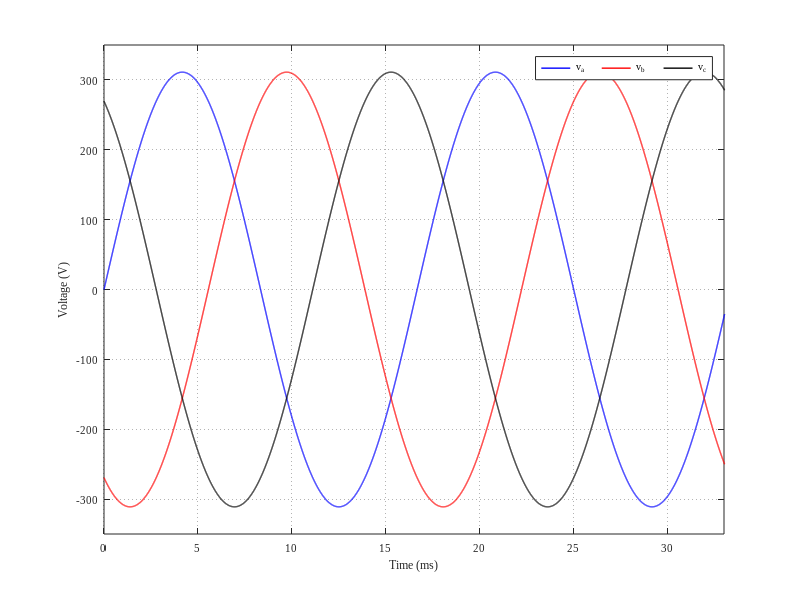
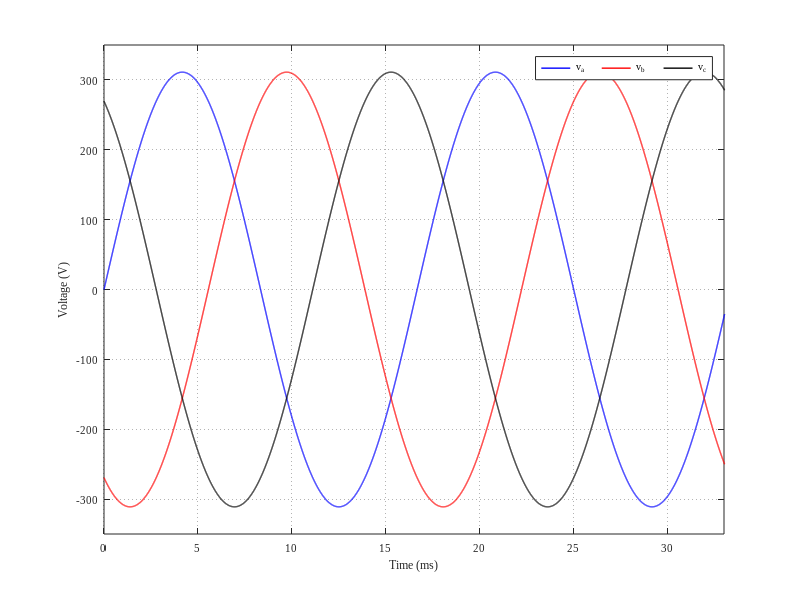
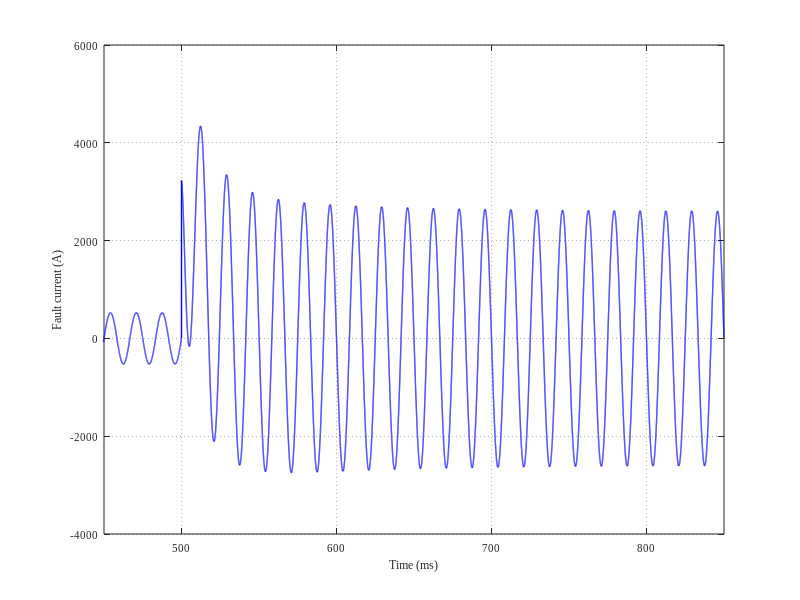

These figures' MATLAB source, in order: (Note: this script raises an error after producing the figures.)
%% ========================================================================
%  generate_figures_mdpi.m
%  ------------------------------------------------------------------------
%  Genera las 4 figuras del paper en formato MDPI
%  - Resolucion: 300 dpi
%  - Formatos: PNG + PDF vectorial
%  - Tamano: single-column (90 mm) o double-column (190 mm)
%
%  Ejecutar: >> generate_figures_mdpi
% ========================================================================

clear; clc; close all;

%% -------------------- CONFIGURACION ------------------------------------
out_dir = fullfile(pwd, 'figures');
if ~exist(out_dir, 'dir'); mkdir(out_dir); end

set(0, 'DefaultAxesFontName', 'Times New Roman');
set(0, 'DefaultAxesFontSize', 8);
set(0, 'DefaultTextFontName', 'Times New Roman');
set(0, 'DefaultLineLineWidth', 1.0);
set(0, 'DefaultAxesBox', 'on');
set(0, 'DefaultAxesTickDir', 'in');
set(0, 'DefaultAxesXGrid', 'on');
set(0, 'DefaultAxesYGrid', 'on');
set(0, 'DefaultAxesGridLineStyle', ':');
set(0, 'DefaultAxesGridAlpha', 0.35);

% Parametros del generador
p.f = 60;
p.ws = 2*pi*p.f;
p.V_peak = 220 * sqrt(2);
p.I_base = 244e3 / (sqrt(3)*380);
p.I_carga_pico = p.I_base * sqrt(2);
p.t_falla = 0.50;
p.t_end = 0.85;

% Constantes de tiempo
p.Td_p = 0.089;
p.Td_pp = 0.0023;
p.Ta = 0.015;

% Corrientes analiticas
MS.I_SLG_sub = 2282.08;
MS.I_SLG_tr = 1999.73;
MS.I_SLG_sost = 164.76;

MS.I_DLG_sub = 2532.53;
MS.I_DLG_tr = 1991.93;
MS.I_DLG_sost = 98.54;

MS.I3ph_sub = 1917.23;
MS.I3ph_tr = 1414.03;
MS.I3ph_sost = 57.42;

%% -------------------- VECTOR DE TIEMPO ---------------------------------
dt = 5e-6;
t = 0:dt:p.t_end;
idx_pre = t < p.t_falla;
idx_fault = t >= p.t_falla;
tau = zeros(size(t));
tau(idx_fault) = t(idx_fault) - p.t_falla;

%% ========================================================================
%  FIG 1: Tensiones nominales - fig2_vnom.png
% ========================================================================
va = p.V_peak * sin(p.ws*t);
vb = p.V_peak * sin(p.ws*t - 2*pi/3);
vc = p.V_peak * sin(p.ws*t + 2*pi/3);

h = figure('Color','w','Units','centimeters','Position',[2 2 14 6]);
plot(t*1000, va, 'b'); hold on;
plot(t*1000, vb, 'r');
plot(t*1000, vc, 'k');
xlabel('Time (ms)'); ylabel('Voltage (V)');
xlim([0 33]); ylim([-350 350]);
legend({'v_a','v_b','v_c'}, 'Location','northeast','NumColumns',3);
grid on;
exportgraphics(h, fullfile(out_dir,'fig2_vnom.png'), 'Resolution', 300);
exportgraphics(h, fullfile(out_dir,'fig2_vnom.pdf'), 'ContentType','vector');
close(h);

%% ========================================================================
%  FIG 2: Corriente SLG - fig4_slg_i.png
% ========================================================================
Iac_slg = MS.I_SLG_sub*exp(-tau/p.Td_pp) + ...
          (MS.I_SLG_tr - MS.I_SLG_sub)*exp(-tau/p.Td_p) + ...
          (MS.I_SLG_sost - MS.I_SLG_tr);
Idc_slg = MS.I_SLG_sub * exp(-tau/p.Ta);

ia_slg = zeros(size(t));
ia_slg(idx_pre) = p.I_carga_pico * sin(p.ws*t(idx_pre));
ia_slg(idx_fault) = sqrt(2)*Iac_slg(idx_fault).*sin(p.ws*tau(idx_fault)) + ...
                    sqrt(2)*Idc_slg(idx_fault);

h = figure('Color','w','Units','centimeters','Position',[2 2 14 6]);
plot(t*1000, ia_slg, 'b');
xlabel('Time (ms)'); ylabel('Fault current (A)');
xlim([450 850]);
grid on;
yline(0,'k','LineWidth',0.5);
exportgraphics(h, fullfile(out_dir,'fig4_slg_i.png'), 'Resolution', 300);
exportgraphics(h, fullfile(out_dir,'fig4_slg_i.pdf'), 'ContentType','vector');
close(h);

%% ========================================================================
%  FIG 3: Corriente DLG - fig7_dlg_i.png
% ========================================================================
Iac_dlg = MS.I_DLG_sub*exp(-tau/p.Td_pp) + ...
          (MS.I_DLG_tr - MS.I_DLG_sub)*exp(-tau/p.Td_p) + ...
          (MS.I_DLG_sost - MS.I_DLG_tr);
Idc_dlg = MS.I_DLG_sub * exp(-tau/p.Ta);

ib_dlg = zeros(size(t));
ic_dlg = zeros(size(t));
ib_dlg(idx_pre) = p.I_carga_pico * sin(p.ws*t(idx_pre) - 2*pi/3);
ic_dlg(idx_pre) = p.I_carga_pico * sin(p.ws*t(idx_pre) + 2*pi/3);
ib_dlg(idx_fault) = sqrt(2)*Iac_dlg(idx_fault).*sin(p.ws*tau(idx_fault) - 2*pi/3) + ...
                    sqrt(2)*Idc_dlg(idx_fault);
ic_dlg(idx_fault) = sqrt(2)*Iac_dlg(idx_fault).*sin(p.ws*tau(idx_fault) + 2*pi/3) + ...
                    sqrt(2)*Idc_dlg(idx_fault);

h = figure('Color','w','Units','centimeters','Position',[2 2 14 6]);
plot(t*1000, ib_dlg, 'r'); hold on;
plot(t*1000, ic_dlg, 'k');
xlabel('Time (ms)'); ylabel('Fault current (A)');
xlim([450 850]);
legend({'i_b (faulted)','i_c (faulted)'}, 'Location','northeast');
grid on;
yline(0,'k','LineWidth',0.5);
exportgraphics(h, fullfile(out_dir,'fig7_dlg_i.png'), 'Resolution', 300);
exportgraphics(h, fullfile(out_dir,'fig7_dlg_i.pdf'), 'ContentType','vector');
close(h);

%% ========================================================================
%  FIG 4: Corriente 3PH - fig9_3ph.png
% ========================================================================
Iac_3ph = MS.I3ph_sub*exp(-tau/p.Td_pp) + ...
          (MS.I3ph_tr - MS.I3ph_sub)*exp(-tau/p.Td_p) + ...
          (MS.I3ph_sost - MS.I3ph_tr);
Idc_3ph = MS.I3ph_sub * exp(-tau/p.Ta);

ia_3ph = zeros(size(t));
ib_3ph = zeros(size(t));
ic_3ph = zeros(size(t));
ia_3ph(idx_pre) = p.I_carga_pico * sin(p.ws*t(idx_pre));
ib_3ph(idx_pre) = p.I_carga_pico * sin(p.ws*t(idx_pre) - 2*pi/3);
ic_3ph(idx_pre) = p.I_carga_pico * sin(p.ws*t(idx_pre) + 2*pi/3);
ia_3ph(idx_fault) = sqrt(2)*Iac_3ph(idx_fault).*sin(p.ws*tau(idx_fault)) + ...
                    sqrt(2)*Idc_3ph(idx_fault);
ib_3ph(idx_fault) = sqrt(2)*Iac_3ph(idx_fault).*sin(p.ws*tau(idx_fault) - 2*pi/3) + ...
                    sqrt(2)*Idc_3ph(idx_fault);
ic_3ph(idx_fault) = sqrt(2)*Iac_3ph(idx_fault).*sin(p.ws*tau(idx_fault) + 2*pi/3) + ...
                    sqrt(2)*Idc_3ph(idx_fault);

h = figure('Color','w','Units','centimeters','Position',[2 2 14 6]);
plot(t*1000, ia_3ph, 'b'); hold on;
plot(t*1000, ib_3ph, 'r');
plot(t*1000, ic_3ph, 'k');
xlabel('Time (ms)'); ylabel('Fault current (A)');
xlim([450 850]);
legend({'i_a','i_b','i_c'}, 'Location','northeast','NumColumns',3);
grid on;
yline(0,'k','LineWidth',0.5);
exportgraphics(h, fullfile(out_dir,'fig9_3ph.png'), 'Resolution', 300);
exportgraphics(h, fullfile(out_dir,'fig9_3ph.pdf'), 'ContentType','vector');
close(h);

fprintf('\n[OK] Todas las figuras se guardaron en formato MDPI (300 dpi):\n');
fprintf('     %s\n', out_dir);
fprintf('     - fig2_vnom.png / .pdf\n');
fprintf('     - fig4_slg_i.png / .pdf\n');
fprintf('     - fig7_dlg_i.png / .pdf\n');
fprintf('     - fig9_3ph.png / .pdf\n\n');
